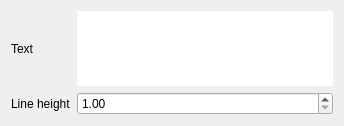
                 <widget class="QWidget" name="lblPage">
                  <layout class="QGridLayout" name="gridLayout_5">
                   <item row="1" column="1" colspan="2">
                    <widget class="QDoubleSpinBox" name="lblLineHeight">
                     <property name="sizePolicy">
                      <sizepolicy hsizetype="Preferred" vsizetype="Fixed">
                       <horstretch>0</horstretch>
                       <verstretch>0</verstretch>
                      </sizepolicy>
                     </property>
                     <property name="minimum">
                      <double>1.000000000000000</double>
                     </property>
                     <property name="singleStep">
                      <double>0.100000000000000</double>
                     </property>
                    </widget>
                   </item>
                   <item row="0" column="1" colspan="2">
                    <widget class="QPlainTextEdit" name="lblText">
                     <property name="sizePolicy">
                      <sizepolicy hsizetype="Preferred" vsizetype="Preferred">
                       <horstretch>0</horstretch>
                       <verstretch>0</verstretch>
                      </sizepolicy>
                     </property>
                     <property name="minimumSize">
                      <size>
                       <width>0</width>
                       <height>0</height>
                      </size>
                     </property>
                     <property name="maximumSize">
                      <size>
                       <width>16777215</width>
                       <height>75</height>
                      </size>
                     </property>
                     <property name="frameShape">
                      <enum>QFrame::NoFrame</enum>
                     </property>
                    </widget>
                   </item>
                   <item row="0" column="0">
                    <widget class="QLabel" name="label">
                     <property name="text">
                      <string>Text</string>
                     </property>
                    </widget>
                   </item>
                   <item row="1" column="0">
                    <widget class="QLabel" name="label_8">
                     <property name="text">
                      <string>Line height</string>
                     </property>
                    </widget>
                   </item>
                  </layout>
                 </widget>
